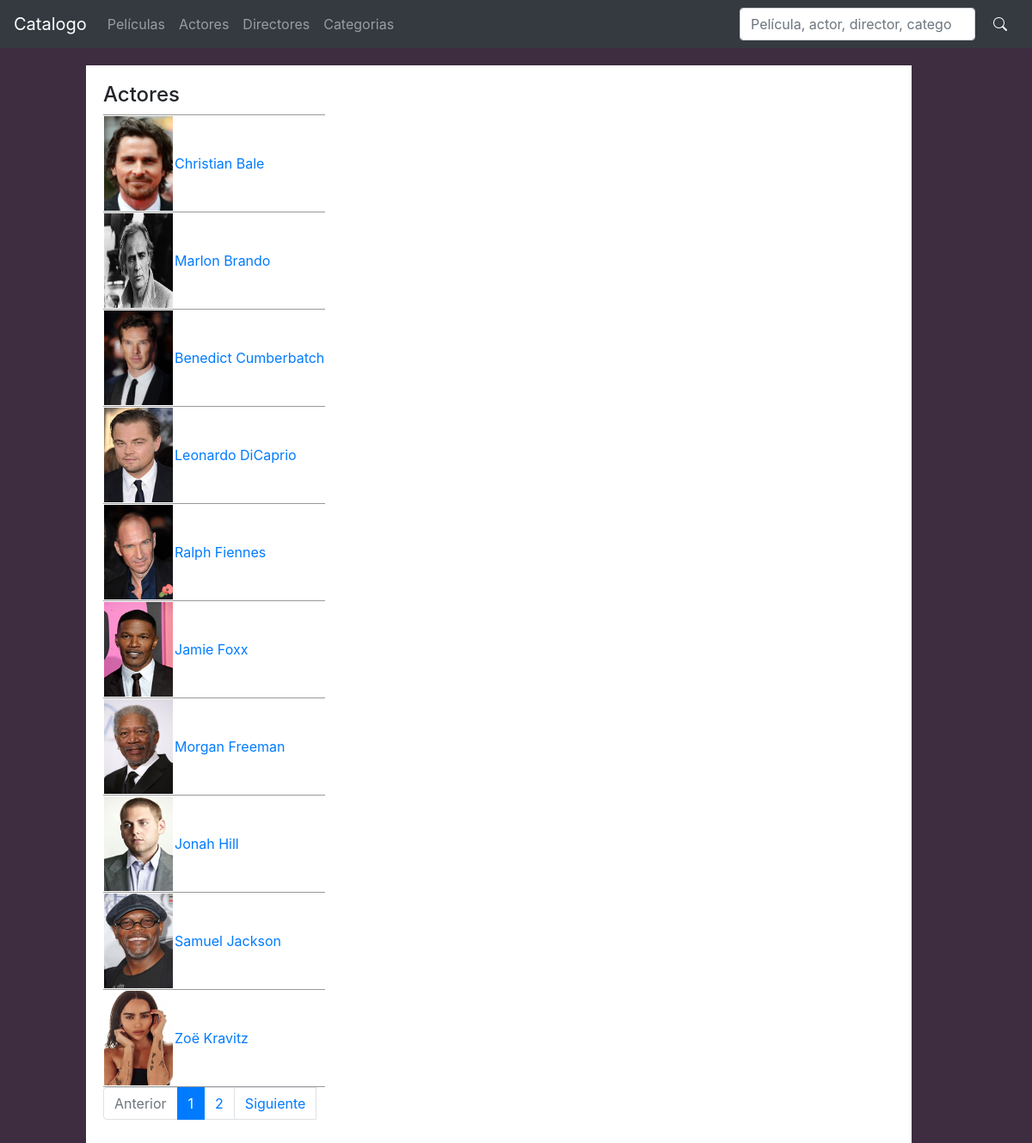
Screenshot of /actores/ with the database file from the repository.
### catalogo/models.py (models this page shows, shortened)
class Actor(models.Model):
    nombre = models.CharField(max_length=100)
    apellido = models.CharField(max_length=100)
    foto = models.ImageField(upload_to="media/actores")
    fecha_nacimiento = models.DateField()
    nacionalidad = CountryField() #libreria para facilitar la carga de los paises
    biografia = models.CharField(max_length=500,null=True,blank = True)

### catalogo/views/actor_views.py (the view)
# urls.py: path("actores/",ActorListView.as_view(),name="actor-list"),
class ActorListView(ListView):
    model = Actor
    paginate_by=10
    template_name= "actor_list.html"
    ordering= ["apellido", "nombre"]

### templates/actor_list.html (shortened to what this page needs)
{% extends "home.html" %}
{% load static %}
    {%block content%}
    <div class="container-resultados">
        <h4>Actores</h4>
        <table class="resultados">
        {%for actor in page_obj%}
            <tbody>
                <tr class="resultado">
                    <td>
                        <a href="{%url 'actor-detail' actor.pk%}" >
                            <img src="/media/{{actor.foto}}" class="resultado-imagen">
                        </a>
                    </td>
                    <td class="resultado-texto">
                        <a href="{%url 'actor-detail' actor.pk%}"> {{actor.nombre}} {{actor.apellido}} </a>
                    </td>
                </tr>
            {%endfor%}
            </tbody>
        </table>
    {% if is_paginated %}
    <nav aria-label="...">
        <ul class="pagination">
            {% if page_obj.has_previous %}
                <li class="page-item">
                    <a class="page-link" href="?page={{ page_obj.previous_page_number }}">Anterior</a>
                </li>
            {% else %}
            <li class="page-item disabled">
                <span class="page-link">Anterior</span>
            </li>
            {% endif %}
            {% for p in page_obj.paginator.page_range %}
                {%if p == page_obj.number%}
                    <li class="page-item active">
                        <a href="?page={{ p }}">
                            <span class="page-link">{{ p }}</span>
                        </a>
                    </li>
                {%else%}
                    <li class="page-item">
                        <a href="?page={{ p }}">
                            <span class="page-link">{{ p }}</span>
                        </a>
                    </li>
                {%endif%}
            {% endfor %}
            {% if page_obj.has_next %}
                <li class= "page-item">
                    <a href="?page={{ page_obj.next_page_number }}">
                    <span class="page-link"> Siguiente </span></a>
            {% else %}
                <li class="page-item disabled">
                    <span class="page-link">Siguiente</span>
                    <a class=href=""></a>
                </li>
            {% endif %}
        </ul>
    </nav>
    {% endif %}
{%endblock%}

### static/principal.css (style rules this page uses)
body { background-color:#3E2C41; }
.container-resultados { margin: 20 100 10 100; background-color: white; justify-content: center; width: 80%; min-height:80%; padding:20px; }
.resultado { list-style: none; border-bottom: 1.5px solid #999; border-top: 1.5px solid #999; margin-bottom:10px; }
.resultado-imagen { width: 80px; height: 110px; }

### rows the page displays
Actor: foto (picture), nombre "Christian", apellido "Bale"
Actor: foto (picture), nombre "Marlon", apellido "Brando"
Actor: foto (picture), nombre "Benedict", apellido "Cumberbatch"
Actor: foto (picture), nombre "Leonardo", apellido "DiCaprio"
Actor: foto (picture), nombre "Ralph", apellido "Fiennes"
Actor: foto (picture), nombre "Jamie", apellido "Foxx"
Actor: foto (picture), nombre "Morgan", apellido "Freeman"
Actor: foto (picture), nombre "Jonah", apellido "Hill"
Actor: foto (picture), nombre "Samuel", apellido "Jackson"
Actor: foto (picture), nombre "Zoë", apellido "Kravitz"

### other values shown
{{ p }} "1"
{{ p }} "2"
